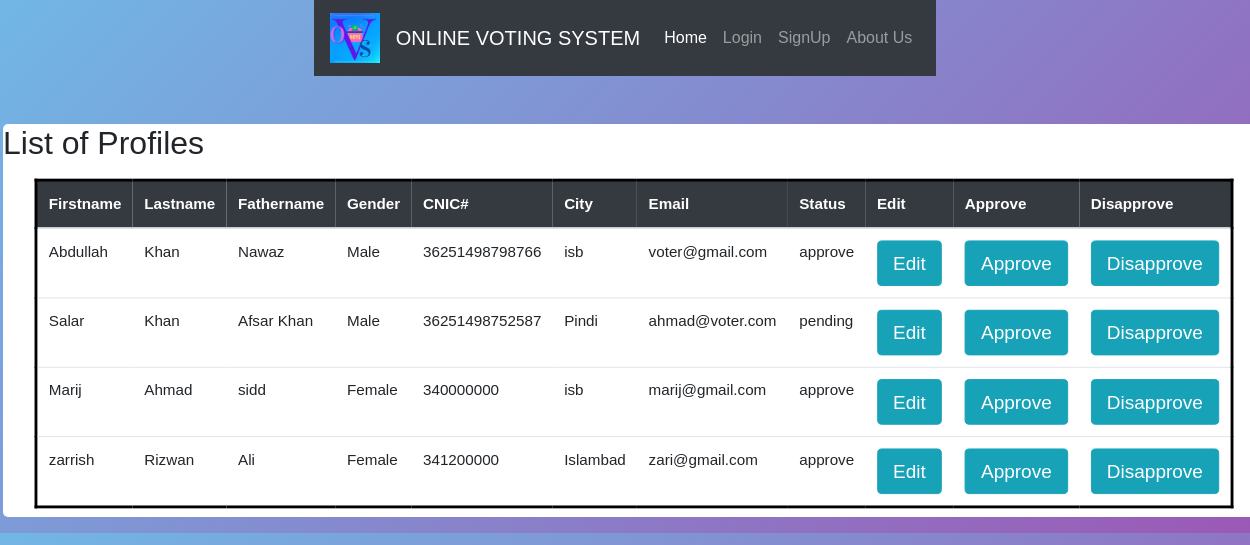
Page /view_profiles_list.php on the committed database.
### tables this page shows
CREATE TABLE `voters` (
  `id` int(11) NOT NULL,
  `first_name` varchar(255) NOT NULL,
  `last_name` varchar(255) NOT NULL,
  `father_name` varchar(255) NOT NULL,
  `gender` varchar(255) NOT NULL,
  `cnic` varchar(255) NOT NULL,
  `city` varchar(255) NOT NULL,
  `email` varchar(255) NOT NULL,
  `pass` varchar(255) NOT NULL,
  `votercast_id` varchar(255) NOT NULL,
  `voter_status` varchar(255) NOT NULL
);

### view_profiles_list.php (the view, shortened to what this page needs)
<!DOCTYPE html>
<html lang="en">
<head>
  <link rel="stylesheet" href="style.css">
  <link rel="stylesheet" href="view_profile_list.css">
</head>
<body>
  <?php
require_once "header.php";
$voter_select_query = "SELECT * FROM `voters`";
			$voter_query_run = mysqli_query($connect , $voter_select_query);
?>
<div class="container2 mt-5" style="margin-left: 50px;">
  <h2>List of Profiles</h2>
  <table class="table">
    <thead class="table-dark">
      <tr>
        <th>Firstname</th>
        <th>Lastname</th>
        <th>Fathername</th>
        <th>Gender</th>
        <th>CNIC#</th>
        <th>City</th>
        <th>Email</th>
        <th>Status</th>
        <th>Edit</th>
        <th>Approve</th>
        <th>Disapprove</th>
      </tr>
    </thead>
    <tbody>
        <?php while($voters= mysqli_fetch_assoc($voter_query_run)){?>
      <tr>
        <td><?php echo $voters['first_name']; ?></td>
        <td><?php echo $voters['last_name']; ?></td>
        <td><?php echo $voters['father_name']; ?></td>
        <td><?php echo $voters['gender']; ?></td>
        <td><?php echo $voters['cnic']; ?></td>
        <td><?php echo $voters['city']; ?></td>
        <td><?php echo $voters['email']; ?></td>
        <td><?php echo $voters['voter_status']; ?></td>
        <td><a type="submit" class="btn btn-info btn-lg" href="update_profiles.php?updateprofile=<?php echo $voters['id']; ?>">Edit</a></td>
        <td><a type="submit" class="btn btn-info btn-lg" href="approve_voter_action.php?approveprofile=<?php echo $voters['id']; ?>">Approve</a></td>
        <td><a type="submit" class="btn btn-info btn-lg" href="disapprove_voter_action.php?disapproveprofile=<?php echo $voters['id']; ?>">Disapprove</a></td>
      </tr>
      <?php } ?>
    </tbody>
  </table>
</div>
</body>
</html>

### style.css (style rules this page uses)
body { font-family: "Times New Roman", Times, serif; }
* { margin: 0; padding: 0; box-sizing: border-box; font-family: 'Poppins', sans-serif; }
html,body { width: 100%; place-items: center; background: linear-gradient(135deg, #71b7e6, #9b59b6); }
.table { border: solid black; }

### view_profile_list.css (style rules this page uses)
.table { transform: scale(0.95); }
.container2 { background-color: white; margin-right: 2rem; border-radius: 5px; }

### header.php (style rules this page uses)
body { font-family: "Times New Roman", Times, serif; }

### rows in the picture
voters: first_name "Abdullah", last_name "Khan", father_name "Nawaz", gender "Male", cnic "36251498798766", city "isb", email "voter@gmail.com", voter_status "approve"
voters: first_name "Salar", last_name "Khan", father_name "Afsar Khan", gender "Male", cnic "36251498752587", city "Pindi", email "ahmad@voter.com", voter_status "pending"
voters: first_name "Marij", last_name "Ahmad", father_name "sidd", gender "Female", cnic "340000000", city "isb", email "marij@gmail.com", voter_status "approve"
voters: first_name "zarrish", last_name "Rizwan", father_name "Ali", gender "Female", cnic "341200000", city "Islambad", email "zari@gmail.com", voter_status "approve"
